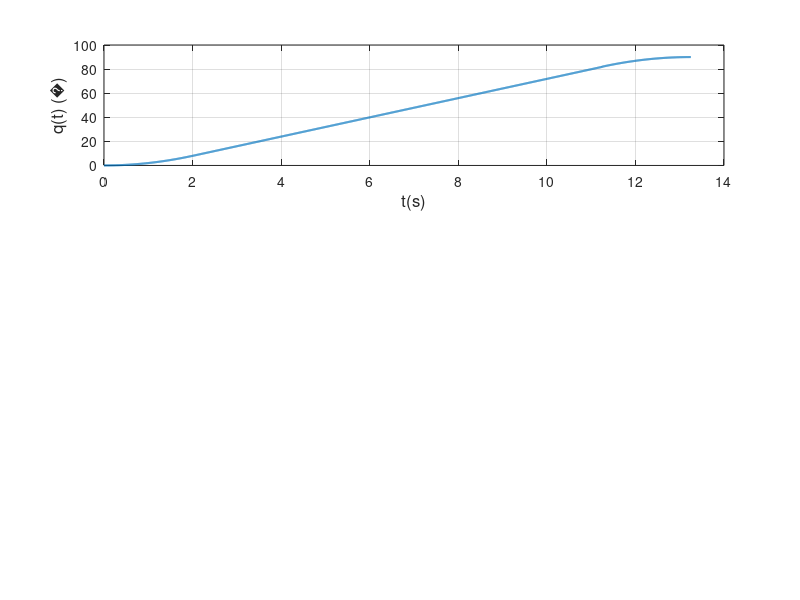

MATLAB code for this plot: (Note: this script raises an error after producing the figure.)
q0 = 0; 
qf = 90;
dq_m = 8;
ddq_m = 4;

dq = qf-q0;
t0 = 0;

%triangular-trapezoidal check 
c = sqrt(dq*ddq_m); 
if c <= dq_m
  fprintf('Triangular Profile>>\t')
  tb = dq/dq_m; %t1 = sqrt(dq/ddq_m)
  T = tb;
  tf = 2*tb;
else
  fprintf('Trapezoidal Profile>>\t')
  tb = dq_m/ddq_m;
  T = dq/dq_m;
  tf = T+tb ;
end 

fprintf('rise time: %0.3f, dwell time: %0.3f, drop time: %0.3f, total time: %0.3f\n', tb, T-tb, tf-T, tf)

t = linspace(t0,tf, double(3E3));

q = [];
v = [];
a = [];

for i = t
  if i <= tb
    qi = q0 + (0.5*ddq_m*(i-t0)^2);
    q02 = qi;
    vi = ddq_m*i;
    v02 = vi; 
    ai = ddq_m;
    
  elseif i > tb && i <= T 
    vi = dq_m;
    qi =  q02 + v02*(i-tb);
    ai = 0;
    
  elseif i > T 
    vi = ddq_m*(tf-i);
    qi = qf - (0.5*ddq_m*(i-tf)^2);
    ai = -ddq_m;
  end
  q=[q,qi];
  v=[v,vi]; 
  a=[a,ai];
end

%figure(figsize=(16,16))
subplot(3,1,1)
plot(t,q,'LineWidth',1.5)
xlabel('t(s)', 'FontSize',12)
ylabel(sprintf('q(t) (%c)', char(176)), 'FontSize',12)
grid on 
ax = gca; %returns the current axes (or standalone visualization) in the current figure.
ax.GridColor = [0 0 0];
ax.GridLineStyle = '--';
ax.GridAlpha = 0.5; %grid transparency
ax.Layer = 'bottom';
xlim([0 tf])
ylim([0,max(q)+10])
yline(max(q), 'r--', 'LineWidth', 1.5);
xline(tb, '--', 'LineWidth', 1.5);
xline(T, '--', 'LineWidth', 1.5);
legend({'q','qmax'},'Location','southeast')

subplot(3,1,2)
plot(t,v,'LineWidth',1.5)
xlabel('t(s)', 'FontSize',12)
ylabel(sprintf('v(t) (%c/s)', char(176)), 'FontSize',12)
grid on
ax = gca; %returns the current axes (or standalone visualization) in the current figure.
ax.GridColor = [0 0 0];
ax.GridLineStyle = '--';
ax.GridAlpha = 0.5; %grid transparency
ax.Layer = 'bottom';
xlim([0,tf])
ylim([0,max(v)+1])
yline(dq_m, 'r--', 'LineWidth', 1.5);
xline(tb, '--', 'LineWidth', 1.5);
xline(T, '--', 'LineWidth', 1.5);
legend({'V','Vmax'},'Location','southeast')

subplot(3,1,3)
plot(t,a,'LineWidth',1.5)
xlabel('t(s)', 'FontSize',12)
ylabel(sprintf('a(t) (%c/s^2)', char(176)), 'FontSize',12)
grid on
ax = gca; %returns the current axes (or standalone visualization) in the current figure.
ax.GridColor = [0 0 0];
ax.GridLineStyle = '--';
ax.GridAlpha = 0.5; %grid transparency
ax.Layer = 'bottom';
xlim([0,tf])
ylim([min(a)-1,max(a)+1])
xline(tb, '--', 'LineWidth', 1.5);
xline(T, '--', 'LineWidth', 1.5);
legend({'a'},'Location','southeast')